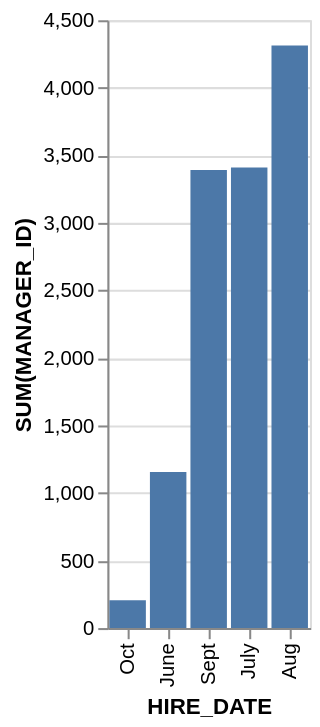

Here is the Vega-Lite specification saved for this chart:
### Vega-Lite specification from a JSON file in a GitHub repository (floating-point values rounded to 4 significant figures)
{"data": {"values": [{"x_data": "Oct", "y_data": 205}, {"x_data": "June", "y_data": 1155}, {"x_data": "Sept", "y_data": 3391}, {"x_data": "July", "y_data": 3410}, {"x_data": "Aug", "y_data": 4314}]}, "mark": "bar", "encoding": {"x": {"field": "x_data", "type": "nominal", "title": "HIRE_DATE", "sort": {"op": "sum", "field": "y_data", "order": "ascending"}}, "y": {"field": "y_data", "type": "quantitative", "title": "SUM(MANAGER_ID)"}}}
